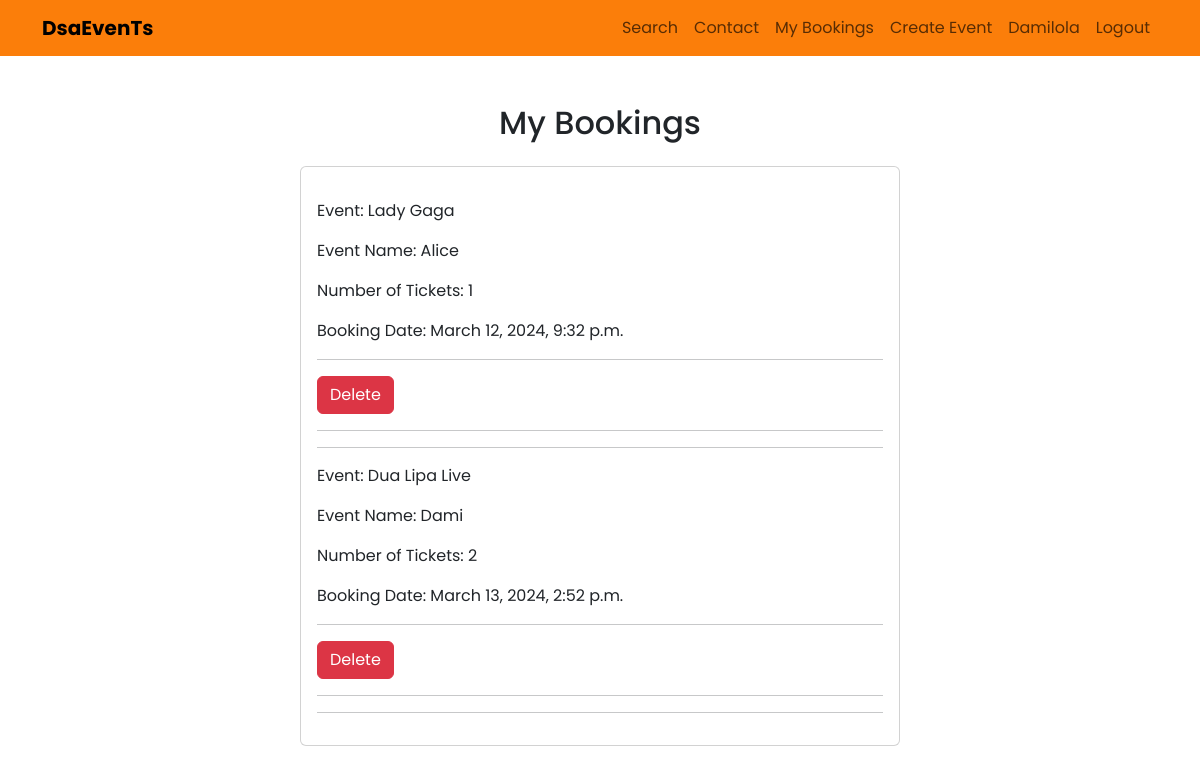
The page /my-bookings/ (signed in) on the database as committed earlier.
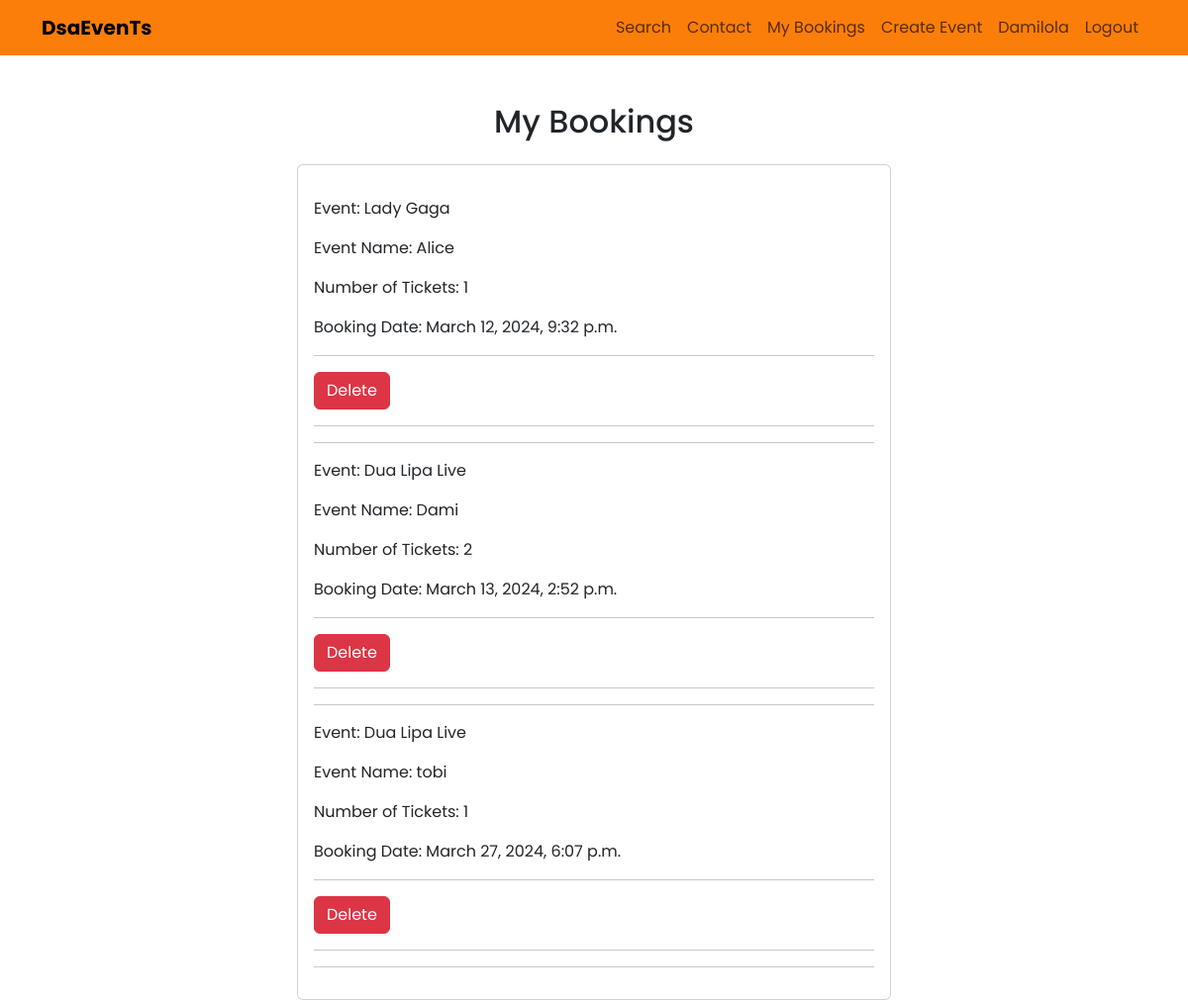
The same page on the database as committed later.
### events/models.py (models this page shows, shortened)
class Booking(models.Model):
    user = models.ForeignKey(User, on_delete=models.CASCADE)
    name = models.CharField(max_length=100, default="Guest")
    email = models.EmailField(default="")
    event = models.ForeignKey(Event, on_delete=models.CASCADE, related_name='bookings')
    num_tickets = models.PositiveIntegerField(default=1)
    booking_date = models.DateTimeField(auto_now_add=True)

class Event(models.Model):
    EVENT_TYPE_CHOICES = (
        ('concert', 'Concert'),
        ('music_festival', 'Music Festival'),
        ('workshop', 'Workshop'),
        ('conference', 'Conference'),
        ('exhibition', 'Exhibition'),
        ('album_release', 'Album Release'),
        ('live_stream', 'Live Stream'),
        ('meetup', 'Meetup'),
    )
    event_type = models.CharField(max_length=100, choices=EVENT_TYPE_CHOICES)
    title = models.CharField(max_length=255)
    date_and_time = models.DateTimeField()
    location = models.CharField(max_length=255)
    country = CountryField()
    description = models.TextField()
    event_image = models.ImageField(blank=True)
    price = models.DecimalField(max_digits=10, decimal_places=2, default=0)
    user = models.ForeignKey(User, on_delete=models.CASCADE, default= None)

### events/views.py (the view)
# urls.py: path('my-bookings/', views.my_bookings, name='my_bookings'),
@require_safe
@login_required
def my_bookings(request):
    bookings = Booking.objects.filter(user=request.user)
    return render (request, "events/my_booking.html", {'bookings': bookings})

### templates/events/my_booking.html (shortened to what this page needs)
{% extends 'base.html' %}
{% block content %}
{% if bookings %}
<div>
    <h2 class="mt-5 mb-4 text-center">My Bookings</h2>
    <div class="card" style="width:50%; margin:0 auto;">
        <div class="card-body">
    {% for booking in bookings %}
      <p class="card-text mt-3">Event: {{ booking.event.title }}</p>
      <p class="card-text mt-3">Event Name: {{ booking.name }}</p>
      <p class="card-text mt-3">Number of Tickets: {{ booking.num_tickets }}</p>
      <p class="card-text mt-3">Booking Date: {{ booking.booking_date }}</p>
      <hr>
      <form action="{% url 'delete_booking' booking.id %}" method="post">
        <button type="submit" onclick="return confirm('Deleting this booking will require you to purchase another ticket or reference your email. Are you sure you want to delete?')" class="btn btn-danger">Delete</button>
      </form>
      <hr>
      <hr>
    {% endfor %}
       </div>
    </div>
</div>
{% else %}
  <p>No bookings found.</p>
{% endif %}
{% endblock %}

Rows that differ between the two databases and show on the page:
added Booking: event "Dua Lipa Live", name "tobi", num_tickets "1", booking_date "March 27, 2024, 6:07 p.m."
